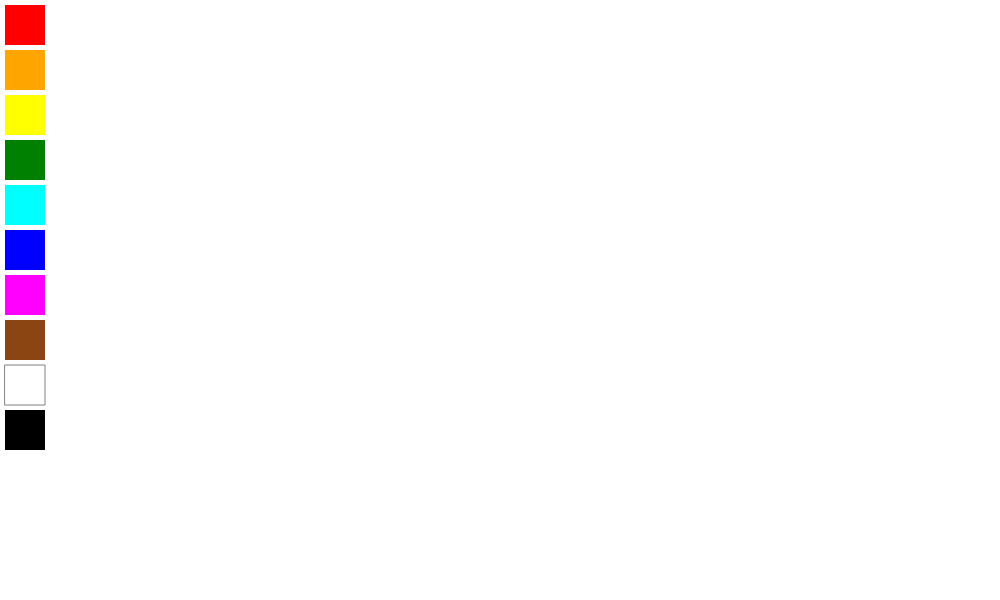
Frame 1 (no input)
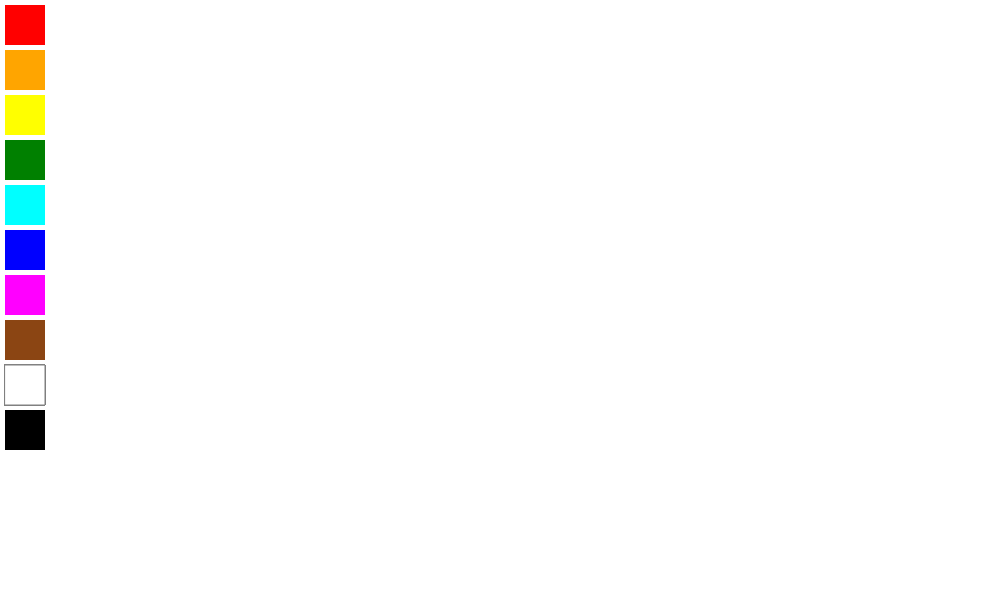
Frame 60 (no input)
Frame 120 (the mouse pressed at the canvas centre since frame 60): identical to frame 60, image omitted

The p5.js sketch that drew these frames (run headless with seeded random() and noise() and a simulated clock; from frame 60 on, the mouse is pressed at the canvas centre):

// p5.js sketch
// ── sketch.js
let color;
function setup() {
  createCanvas(1000, 600);
}

function draw() {
  let dragging = false;
  let colors = [
    "red",
    "orange",
    "yellow",
    "green",
    "cyan",
    "blue",
    "magenta",
    "#8B4513",
    "white",
    "black",
  ];
  for (let i = 0; i < colors.length; i++) {
    fill(colors[i]);
    if (i == 8) {
      stroke("gray");
    } else {
      noStroke();
    }
    square(5, 5 + 45 * i, 40);
  }
}

function mouseClicked() {
  if (mouseX > 5 && mouseX < 45 && mouseY > 5 && mouseY < 45) {
    color = "red";
  } else if (mouseX > 5 && mouseX < 45 && mouseY > 50 && mouseY < 90) {
    color = "orange";
  } else if (mouseX > 5 && mouseX < 45 && mouseY > 95 && mouseY < 135) {
    color = "yellow";
  } else if (mouseX > 5 && mouseX < 45 && mouseY > 140 && mouseY < 180) {
    color = "green";
  } else if (mouseX > 5 && mouseX < 45 && mouseY > 185 && mouseY < 225) {
    color = "cyan";
  } else if (mouseX > 5 && mouseX < 45 && mouseY > 230 && mouseY < 270) {
    color = "blue";
  } else if (mouseX > 5 && mouseX < 45 && mouseY > 275 && mouseY < 315) {
    color = "magenta";
  } else if (mouseX > 5 && mouseX < 45 && mouseY > 320 && mouseY < 360) {
    color = "#8B4513";
  } else if (mouseX > 5 && mouseX < 45 && mouseY > 365 && mouseY < 405) {
    color = "white";
  } else if (mouseX > 5 && mouseX < 45 && mouseY > 410 && mouseY < 450) {
    color = "black";
  }
}

function mousePressed() {
  dragging = true;
}

function mouseReleased() {
  dragging = false;
}

function mouseDragged() {
  if (dragging) {
    fill(color);
    circle(mouseX, mouseY, 10);
  }
}
